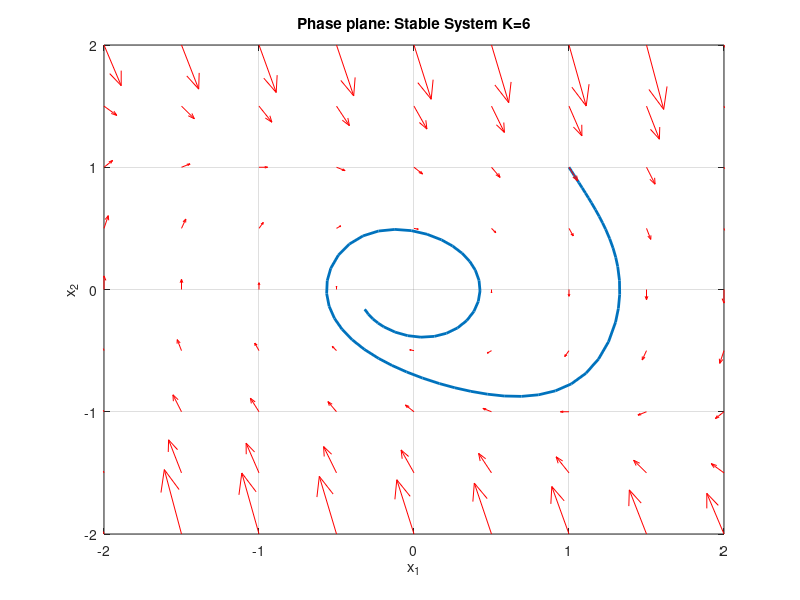
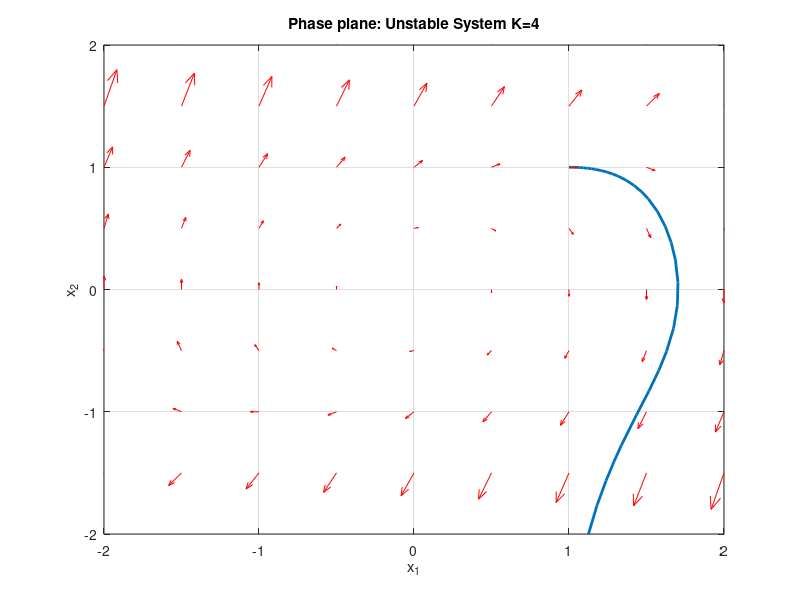
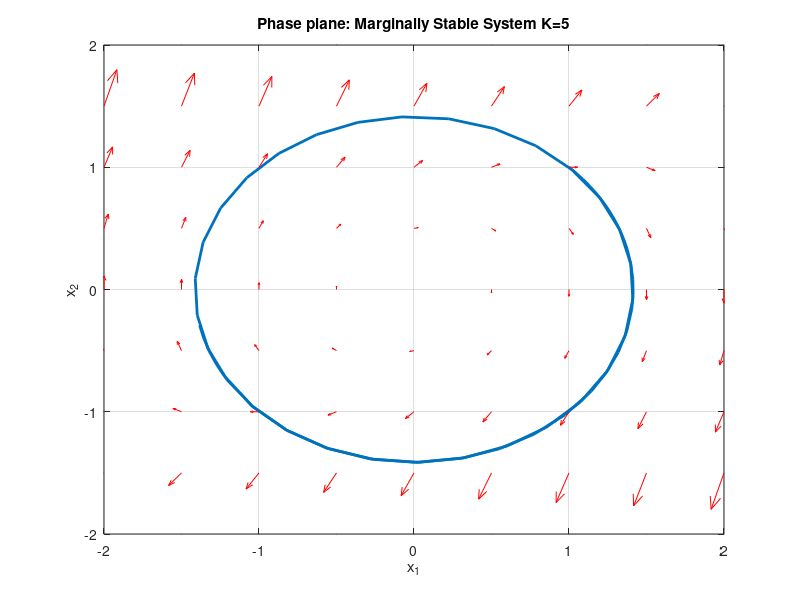

Reproduce these figures in MATLAB, in order.
f =  @(t,x,k) [x(2); -x(1) + (5-k)*x(2)^3];

%Stable system (k=6)
K_stable = 6;
[t_stable, x_stable] = ode45(@(t,x) f(t,x,K_stable), [0 10], [1; 1]);

%Unstable system (k=4)
K_unstable = 4;
[t_unstable, x_unstable] = ode45(@(t,x) f(t,x,K_unstable), [0 10], [1; 1]);

%Marginally stale system (k=5)
K_marginal = 5;
[t_marginal, x_marginal] = ode45(@(t,x) f(t,x,K_marginal), [0 10], [1; 1]);

[x1, x2] = meshgrid(-2: 0.5:2, -2:0.5:2);

figure;
plot(x_stable(:, 1), x_stable(:, 2), 'LineWidth', 2);
hold on;
dx1_stable = x2;
dx2_stable = -x1 + (5 - K_stable)*x2.^3;
quiver(x1, x2, dx1_stable, dx2_stable, 'r');
xlabel('x_1');
ylabel('x_2');
title('Phase plane: Stable System K=6');
grid on;
axis([-2 2 -2 2]);

figure;
plot(x_unstable(:, 1), x_unstable(:, 2), 'LineWidth', 2);
hold on;
dx1_unstable = x2;
dx2_unstable = -x1 + (5 - K_unstable)*x2.^3;
quiver(x1, x2, dx1_unstable, dx2_unstable, 'r');
xlabel('x_1');
ylabel('x_2');
title('Phase plane: Unstable System K=4');
grid on;
axis([-2 2 -2 2]);

figure;
plot(x_marginal(:, 1), x_marginal(:, 2), 'LineWidth', 2);
hold on;
dx1_marginal = x2;
dx2_marginal = -x1 + (5 - K_unstable)*x2.^3;
quiver(x1, x2, dx1_marginal, dx2_marginal, 'r');
xlabel('x_1');
ylabel('x_2');
title('Phase plane: Marginally Stable System K=5');
grid on;
axis([-2 2 -2 2]);